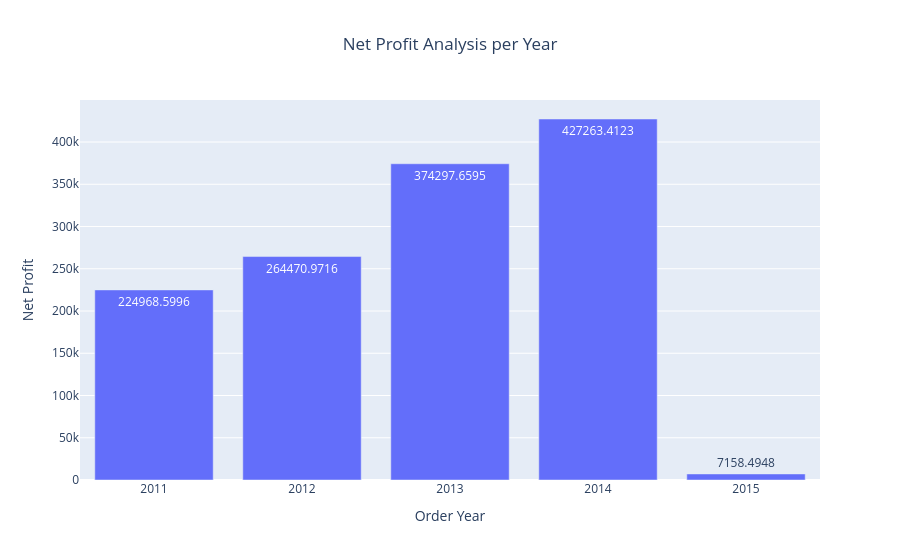

Source (notebook cell):
### Markdown cell above
**Which Year had the highest net Profit?**

### Code cell
profit_per_year = df.groupby('Order Year')['Profit'].sum().reset_index()
fig = px.bar(profit_per_year, x='Order Year',
             y='Profit',
             text='Profit',
             title='Net Profit Analysis per Year')
fig.update_layout(title_text='Net Profit Analysis per Year', title_x=0.5)

fig.update_layout(xaxis_title='Order Year', yaxis_title='Net Profit')

fig.show()

### Figure 1 — Plotly figure (JSON) as saved in the notebook; plotly's stock layout.template omitted (floating-point values rounded to 4 significant figures)
{"data": [{"hovertemplate": "Order Year=%{x}<br>Profit=%{text}<extra></extra>", "legendgroup": "", "marker": {"color": "#636efa", "pattern": {"shape": ""}}, "name": "", "orientation": "v", "showlegend": false, "text": [225000.0, 264500.0, 374300.0, 427300.0, 7158.0], "textposition": "auto", "type": "bar", "x": [2011, 2012, 2013, 2014, 2015], "xaxis": "x", "y": [225000.0, 264500.0, 374300.0, 427300.0, 7158.0], "yaxis": "y"}], "layout": {"barmode": "relative", "legend": {"tracegroupgap": 0}, "title": {"text": "Net Profit Analysis per Year", "x": 0.5}, "xaxis": {"anchor": "y", "domain": [0, 1], "title": {"text": "Order Year"}}, "yaxis": {"anchor": "x", "domain": [0, 1], "title": {"text": "Net Profit"}}}}
